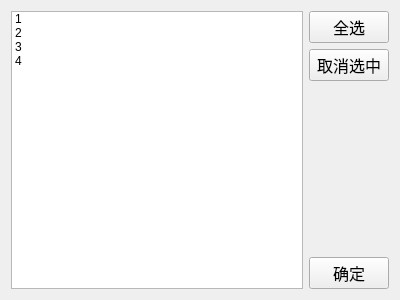
<?xml version="1.0" encoding="UTF-8"?>
<ui version="4.0">
 <class>ShareFile</class>
 <widget class="QWidget" name="ShareFile">
  <property name="geometry">
   <rect>
    <x>0</x>
    <y>0</y>
    <width>400</width>
    <height>300</height>
   </rect>
  </property>
  <property name="windowTitle">
   <string>Form</string>
  </property>
  <layout class="QHBoxLayout" name="horizontalLayout">
   <item>
    <widget class="QListWidget" name="listWidget">
     <property name="selectionMode">
      <enum>QAbstractItemView::MultiSelection</enum>
     </property>
     <item>
      <property name="text">
       <string>1</string>
      </property>
     </item>
     <item>
      <property name="text">
       <string>2</string>
      </property>
     </item>
     <item>
      <property name="text">
       <string>3</string>
      </property>
     </item>
     <item>
      <property name="text">
       <string>4</string>
      </property>
     </item>
    </widget>
   </item>
   <item>
    <layout class="QVBoxLayout" name="verticalLayout">
     <item>
      <widget class="QPushButton" name="allSelecT_PB">
       <property name="font">
        <font>
         <family>Arial</family>
         <pointsize>12</pointsize>
        </font>
       </property>
       <property name="text">
        <string>全选</string>
       </property>
      </widget>
     </item>
     <item>
      <widget class="QPushButton" name="cancelSelect_PB">
       <property name="font">
        <font>
         <family>Arial</family>
         <pointsize>12</pointsize>
        </font>
       </property>
       <property name="text">
        <string>取消选中</string>
       </property>
      </widget>
     </item>
     <item>
      <spacer name="verticalSpacer">
       <property name="orientation">
        <enum>Qt::Vertical</enum>
       </property>
       <property name="sizeHint" stdset="0">
        <size>
         <width>20</width>
         <height>138</height>
        </size>
       </property>
      </spacer>
     </item>
     <item>
      <widget class="QPushButton" name="ok_PB">
       <property name="font">
        <font>
         <family>Arial</family>
         <pointsize>12</pointsize>
        </font>
       </property>
       <property name="text">
        <string>确定</string>
       </property>
      </widget>
     </item>
    </layout>
   </item>
  </layout>
 </widget>
 <resources/>
 <connections/>
</ui>
